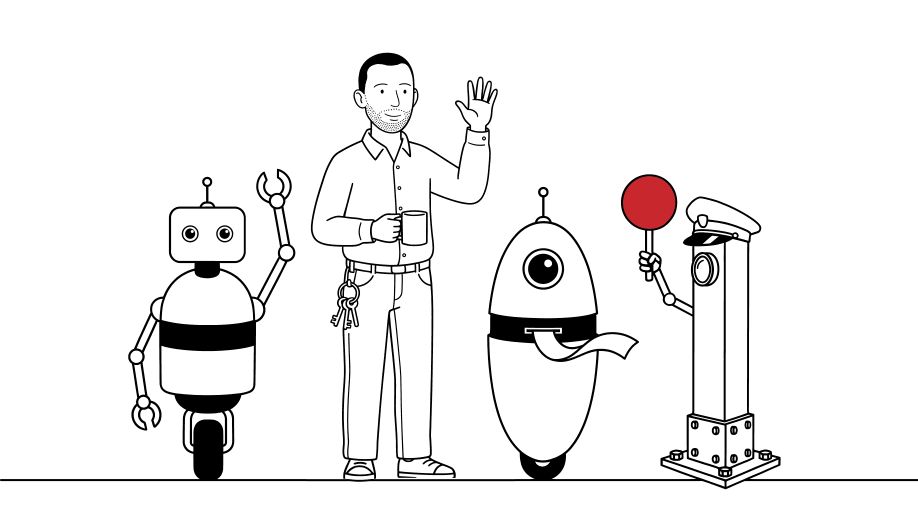
#> input picture slides/studies/anim-04-goodbye-out-own-clothes.png, 2752 x 1536 px (shown at 1/3 size)
$ python -i goodbye_wave.py   (imports and definitions only)
#> lines starting #> are read from the running program, lines starting #| are printed output that depends on the picture; after the words box and inside, x2 and y2 are one past the last pixel; in counts of white or black regions, pixels touching at a corner belong together
#> further down, picture is the input picture: PIL image 2752x1536 RGB; mean R, G, B 239.4, 238.7, 238.7
#!/usr/bin/env python3
"""Make the goodbye of slide 8.3: the cast waves, in a loop of frames turned from one drawing.

Run with:

    uv run python tools/goodbye_wave.py                 # writes slides/beats/beat-08-team-3.gif
    uv run python tools/goodbye_wave.py --ms 110        # a slower wave
    uv run python tools/goodbye_wave.py --output /tmp/try.gif

The frame is pose A of the goodbye with the man in his own clothes
(slides/studies/anim-04-goodbye-out-own-clothes.png; anim-01 is the robe of 2026-10-09) with the
hanging strip of pose M (anim-02-goodbye-middle.png). Each waving part is cut out along its own outline, its
lines and whatever they enclose, and put back turned by a sine of the frame number:

- the robots' forearms turn stiffly about their elbow balls, and the ball is laid over the
  forearm again, so the forearm runs on under it;
- the man's hand and the reviewer's strip bend: the turn is nil where they leave the cuff and the
  belt and grows towards the fingertips and the strip's end, so they never come loose.

The four parts wave out of step. Every other line is the drawing's own and never moves. Where the
strip's fold hides the reviewer's outline, the outline is drawn in, so it shows when the fold
swings away. The frames are mapped onto the drawing's seven colours and written whole, without
transparency, so a viewer never has to put a frame together from the one before.

slides/image-prompts.md (image 30) says how the two poses were drawn.
"""
from __future__ import annotations

import argparse
import math
from pathlib import Path

from PIL import Image, ImageChops, ImageDraw, ImageFilter

REPO = Path(__file__).resolve().parent.parent
POSE_A = REPO / "slides" / "studies" / "anim-04-goodbye-out-own-clothes.png"
POSE_M = REPO / "slides" / "studies" / "anim-02-goodbye-middle.png"
TARGET = REPO / "slides" / "beats" / "beat-08-team-3.gif"
DRAWING_FORMATS = ("PNG", "JPEG")   # what the drawings are; Pillow would otherwise read any format

# Everything below is in pixels of the 2752 x 1536 drawing.

# Where pose M's hanging strip replaces pose A's flying one: where the two differ, grown a little.
# The first box starts right of the man, whose clothes differ between the two poses since 2026-10-12.
STRIP_BOXES = [(1400, 949, 1933, 1128), (1569, 1121, 1754, 1376)]

# The upper side of the shirt cuff's top edge, left to right: the hand is cut off along it.
CUFF = [(1330, 377), (1403, 377), (1414, 378), (1414, 388), (1420, 390), (1428, 391), (1436, 392),
        (1446, 393), (1453, 392), (1453, 383), (1470, 382), (1530, 382)]
# The top of the cuff: below it the wrist sits in the sleeve and does not move.
CUFF_TOP = [(1330, 378), (1403, 378), (1414, 385), (1430, 391), (1446, 393), (1453, 390), (1470, 382),
            (1530, 382)]
# The reviewer's outline where the strip's fold hides it, from just above to just below the fold.
HIDDEN_OUTLINE = [(1745, 1290), (1740, 1300), (1734, 1311), (1727, 1322), (1721, 1331), (1716, 1338)]

# For each part: how it moves, how far (degrees) and when (a phase in frames of 8), the joint it
# turns about, the region it is cut from, white points outside it there (`seeds`), a point on it
# (`keep`), and what is laid over it again (`cover`, or the ball's radius).
PARTS = {
    "man": dict(kind="bend", amp=12.0, phase=0, pivot=(1434, 395), ramp=60,
                region=[(1330, 195), (1530, 195)] + CUFF[::-1],
                seeds=[(1335, 200), (1525, 200), (1525, 370), (1335, 372)], keep=(1440, 300),
                box=(1280, 140, 1580, 432),
                cover=[(1384, 377)] + CUFF[1:] + [(1500, 440), (1384, 440)]),
    "worker": dict(kind="stiff", amp=14.0, phase=4, pivot=(859, 757), ball=26.6, under=22,
                   region=[(752, 482), (912, 482), (912, 757), (752, 757)],
                   seeds=[(756, 486), (908, 486), (908, 700), (760, 600)], keep=(830, 600)),
    "strip": dict(kind="bend", amp=12.0, phase=2, pivot=(1632, 1029), span=(1029, 1336),
                  region=[(1584, 1029), (1702, 1029), (1726, 1180), (1733, 1298), (1736, 1302),
                          (1758, 1302), (1758, 1337), (1598, 1337), (1580, 1150)],
                  seeds=[(1588, 1035), (1698, 1035), (1715, 1200), (1590, 1200), (1755, 1320)],
                  keep=(1640, 1200), box=(1470, 1029, 1860, 1420),
                  cover=[(1556, 970), (1712, 970), (1712, 1029), (1556, 1029)]),
    "paddle": dict(kind="stiff", amp=10.0, phase=6, pivot=(2008, 897), ball=20.4, under=16,
                   region=[(1848, 498), (2050, 498), (2050, 690), (2034, 700), (2040, 860), (2008, 897),
                           (1980, 905), (1900, 862), (1848, 760)],
                   seeds=[(1852, 502), (2046, 502), (1852, 755), (2030, 860)], keep=(1947, 600)),
}

# The drawing's seven colours: white, three greys for the edges, black, the paddle's red and a
# light red for its rim.
RED = (200, 40, 45)
COLOURS = [(255, 255, 255), (191, 191, 191), (128, 128, 128), (64, 64, 64), (0, 0, 0), RED, (228, 150, 152)]


# [48 lines left out: functions polygon_mask, disc, silhouette, strip_from_m, height_at, not called in this run]


def smoothstep(t: float) -> float:
    t = min(max(t, 0.0), 1.0)
    return t * t * (3 - 2 * t)


# [28 lines left out: function bend, not called in this run]


def seven_colours(frame: Image.Image) -> Image.Image:
    """Near-white to white and near-black to black, then the drawing's palette without dithering;
    a pixel keeps its colour where it is clearly red."""
    rgb = frame.convert("RGB")
    lum = rgb.convert("L").point(lambda v: 255 if v > 225 else (0 if v < 60 else v))
    red = rgb.convert("HSV").getchannel("S").point(lambda s: 255 if s > 90 else 0)
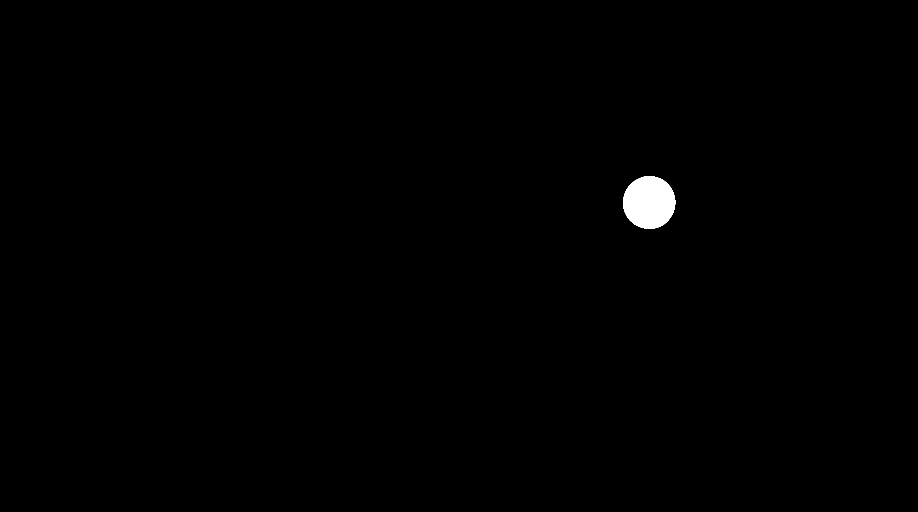
#> red: PIL image 2752x1536 L (shown at 1/3 size); 0.46% white; 1 white region, box (x1, y1, x2, y2) and area: (1869, 529, 2026, 686) 19407
    snapped = Image.composite(rgb, Image.merge("RGB", (lum, lum, lum)), red)
    palette = Image.new("P", (1, 1))
    flat = [c for colour in COLOURS for c in colour]
    palette.putpalette(flat + [0] * (768 - len(flat)))
    return snapped.quantize(palette=palette, dither=Image.Dither.NONE)


# [60 lines left out: functions make_frames, main, not called in this run]


# [2 lines not run here, left out]

>>> from PIL import Image
>>> picture = Image.open('../slides/studies/anim-04-goodbye-out-own-clothes.png')
>>> result = seven_colours(picture)
